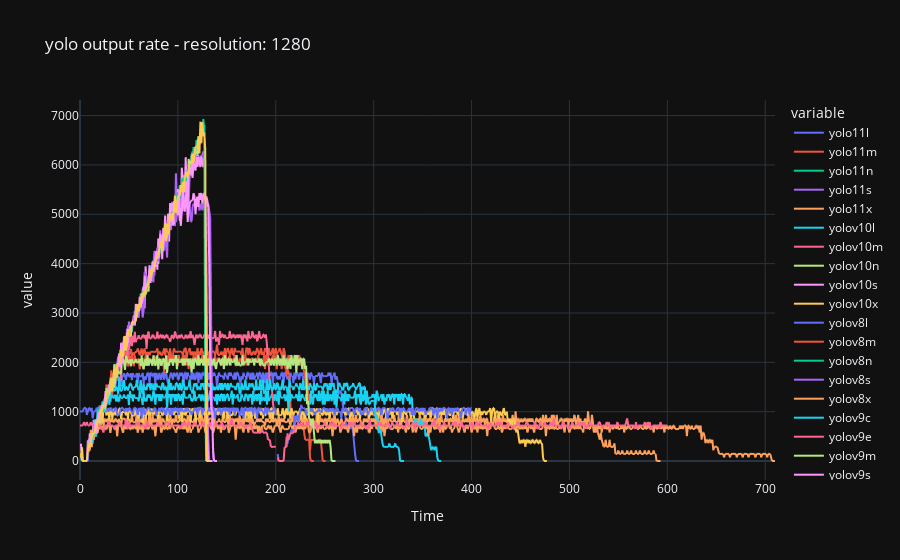
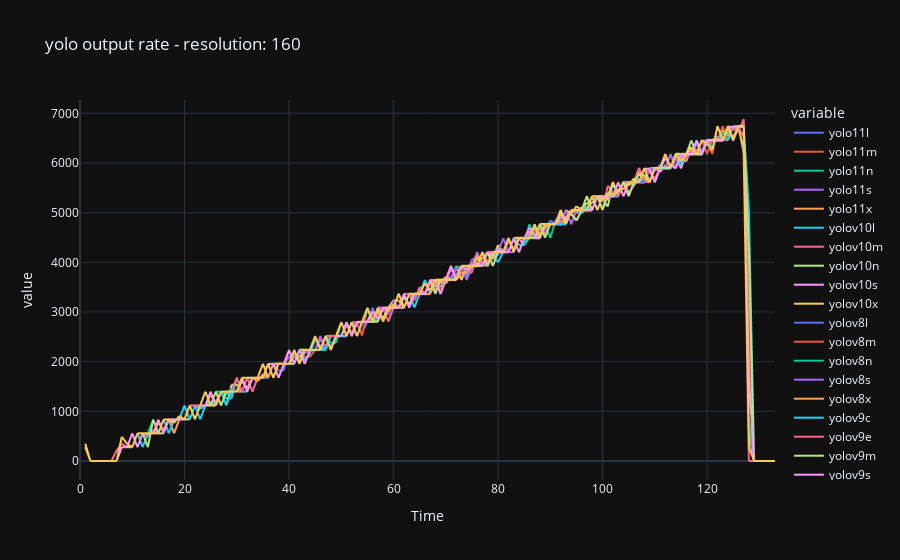
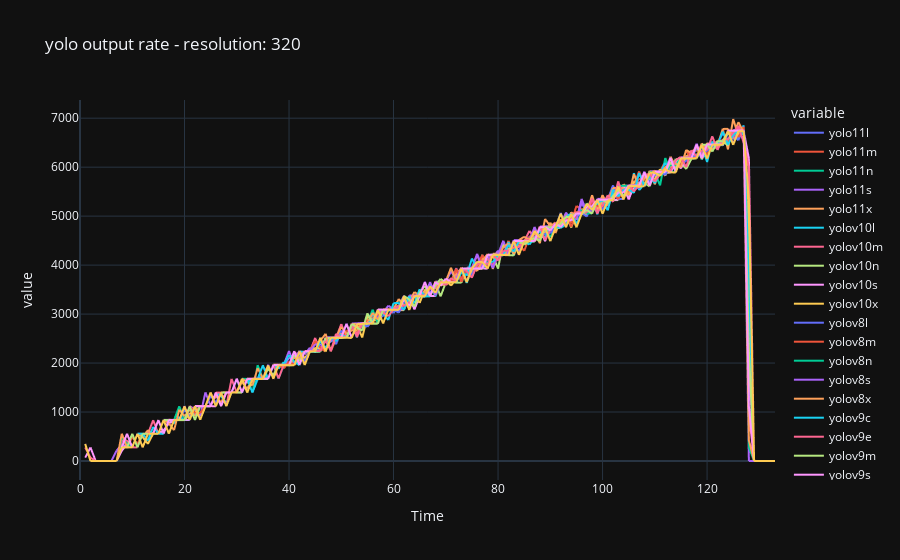
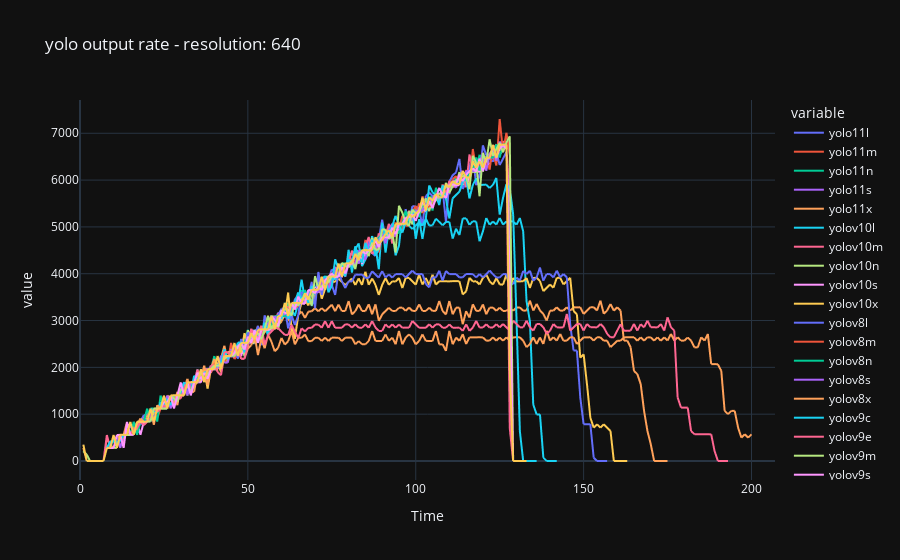

Notebook source saved alongside these figures, in order:
### Code cell
plot_resolution_by_model("kafka_server_brokertopicmetrics_bytesin_total yolo_output", "yolo output rate")

### Figure 1 — Plotly figure (JSON) as saved in the notebook; plotly's stock layout.template omitted (floating-point values rounded to 4 significant figures; data arrays with more than 128 entries replaced by an {"elided": "..."} marker saying what was removed)
{"data": [{"hovertemplate": "variable=yolo11l<br>index=%{x}<br>value=%{y}<extra></extra>", "legendgroup": "yolo11l", "line": {"color": "#636efa", "dash": "solid"}, "marker": {"symbol": "circle"}, "mode": "lines", "name": "yolo11l", "showlegend": true, "x": {"elided": "711 int values"}, "xaxis": "x", "y": {"elided": "711 float values"}, "yaxis": "y", "type": "scattergl"}, {"hovertemplate": "variable=yolo11m<br>index=%{x}<br>value=%{y}<extra></extra>", "legendgroup": "yolo11m", "line": {"color": "#EF553B", "dash": "solid"}, "marker": {"symbol": "circle"}, "mode": "lines", "name": "yolo11m", "showlegend": true, "x": {"elided": "711 int values"}, "xaxis": "x", "y": {"elided": "711 float values"}, "yaxis": "y", "type": "scattergl"}, {"hovertemplate": "variable=yolo11n<br>index=%{x}<br>value=%{y}<extra></extra>", "legendgroup": "yolo11n", "line": {"color": "#00cc96", "dash": "solid"}, "marker": {"symbol": "circle"}, "mode": "lines", "name": "yolo11n", "showlegend": true, "x": {"elided": "711 int values"}, "xaxis": "x", "y": {"elided": "711 float values"}, "yaxis": "y", "type": "scattergl"}, {"hovertemplate": "variable=yolo11s<br>index=%{x}<br>value=%{y}<extra></extra>", "legendgroup": "yolo11s", "line": {"color": "#ab63fa", "dash": "solid"}, "marker": {"symbol": "circle"}, "mode": "lines", "name": "yolo11s", "showlegend": true, "x": {"elided": "711 int values"}, "xaxis": "x", "y": {"elided": "711 float values"}, "yaxis": "y", "type": "scattergl"}, {"hovertemplate": "variable=yolo11x<br>index=%{x}<br>value=%{y}<extra></extra>", "legendgroup": "yolo11x", "line": {"color": "#FFA15A", "dash": "solid"}, "marker": {"symbol": "circle"}, "mode": "lines", "name": "yolo11x", "showlegend": true, "x": {"elided": "711 int values"}, "xaxis": "x", "y": {"elided": "711 float values"}, "yaxis": "y", "type": "scattergl"}, {"hovertemplate": "variable=yolov10l<br>index=%{x}<br>value=%{y}<extra></extra>", "legendgroup": "yolov10l", "line": {"color": "#19d3f3", "dash": "solid"}, "marker": {"symbol": "circle"}, "mode": "lines", "name": "yolov10l", "showlegend": true, "x": {"elided": "711 int values"}, "xaxis": "x", "y": {"elided": "711 float values"}, "yaxis": "y", "type": "scattergl"}, {"hovertemplate": "variable=yolov10m<br>index=%{x}<br>value=%{y}<extra></extra>", "legendgroup": "yolov10m", "line": {"color": "#FF6692", "dash": "solid"}, "marker": {"symbol": "circle"}, "mode": "lines", "name": "yolov10m", "showlegend": true, "x": {"elided": "711 int values"}, "xaxis": "x", "y": {"elided": "711 float values"}, "yaxis": "y", "type": "scattergl"}, {"hovertemplate": "variable=yolov10n<br>index=%{x}<br>value=%{y}<extra></extra>", "legendgroup": "yolov10n", "line": {"color": "#B6E880", "dash": "solid"}, "marker": {"symbol": "circle"}, "mode": "lines", "name": "yolov10n", "showlegend": true, "x": {"elided": "711 int values"}, "xaxis": "x", "y": {"elided": "711 float values"}, "yaxis": "y", "type": "scattergl"}, {"hovertemplate": "variable=yolov10s<br>index=%{x}<br>value=%{y}<extra></extra>", "legendgroup": "yolov10s", "line": {"color": "#FF97FF", "dash": "solid"}, "marker": {"symbol": "circle"}, "mode": "lines", "name": "yolov10s", "showlegend": true, "x": {"elided": "711 int values"}, "xaxis": "x", "y": {"elided": "711 float values"}, "yaxis": "y", "type": "scattergl"}, {"hovertemplate": "variable=yolov10x<br>index=%{x}<br>value=%{y}<extra></extra>", "legendgroup": "yolov10x", "line": {"color": "#FECB52", "dash": "solid"}, "marker": {"symbol": "circle"}, "mode": "lines", "name": "yolov10x", "showlegend": true, "x": {"elided": "711 int values"}, "xaxis": "x", "y": {"elided": "711 float values"}, "yaxis": "y", "type": "scattergl"}, {"hovertemplate": "variable=yolov8l<br>index=%{x}<br>value=%{y}<extra></extra>", "legendgroup": "yolov8l", "line": {"color": "#636efa", "dash": "solid"}, "marker": {"symbol": "circle"}, "mode": "lines", "name": "yolov8l", "showlegend": true, "x": {"elided": "711 int values"}, "xaxis": "x", "y": {"elided": "711 float values"}, "yaxis": "y", "type": "scattergl"}, {"hovertemplate": "variable=yolov8m<br>index=%{x}<br>value=%{y}<extra></extra>", "legendgroup": "yolov8m", "line": {"color": "#EF553B", "dash": "solid"}, "marker": {"symbol": "circle"}, "mode": "lines", "name": "yolov8m", "showlegend": true, "x": {"elided": "711 int values"}, "xaxis": "x", "y": {"elided": "711 float values"}, "yaxis": "y", "type": "scattergl"}, {"hovertemplate": "variable=yolov8n<br>index=%{x}<br>value=%{y}<extra></extra>", "legendgroup": "yolov8n", "line": {"color": "#00cc96", "dash": "solid"}, "marker": {"symbol": "circle"}, "mode": "lines", "name": "yolov8n", "showlegend": true, "x": {"elided": "711 int values"}, "xaxis": "x", "y": {"elided": "711 float values"}, "yaxis": "y", "type": "scattergl"}, {"hovertemplate": "variable=yolov8s<br>index=%{x}<br>value=%{y}<extra></extra>", "legendgroup": "yolov8s", "line": {"color": "#ab63fa", "dash": "solid"}, "marker": {"symbol": "circle"}, "mode": "lines", "name": "yolov8s", "showlegend": true, "x": {"elided": "711 int values"}, "xaxis": "x", "y": {"elided": "711 float values"}, "yaxis": "y", "type": "scattergl"}, {"hovertemplate": "variable=yolov8x<br>index=%{x}<br>value=%{y}<extra></extra>", "legendgroup": "yolov8x", "line": {"color": "#FFA15A", "dash": "solid"}, "marker": {"symbol": "circle"}, "mode": "lines", "name": "yolov8x", "showlegend": true, "x": {"elided": "711 int values"}, "xaxis": "x", "y": {"elided": "711 float values"}, "yaxis": "y", "type": "scattergl"}, {"hovertemplate": "variable=yolov9c<br>index=%{x}<br>value=%{y}<extra></extra>", "legendgroup": "yolov9c", "line": {"color": "#19d3f3", "dash": "solid"}, "marker": {"symbol": "circle"}, "mode": "lines", "name": "yolov9c", "showlegend": true, "x": {"elided": "711 int values"}, "xaxis": "x", "y": {"elided": "711 float values"}, "yaxis": "y", "type": "scattergl"}, {"hovertemplate": "variable=yolov9e<br>index=%{x}<br>value=%{y}<extra></extra>", "legendgroup": "yolov9e", "line": {"color": "#FF6692", "dash": "solid"}, "marker": {"symbol": "circle"}, "mode": "lines", "name": "yolov9e", "showlegend": true, "x": {"elided": "711 int values"}, "xaxis": "x", "y": {"elided": "711 float values"}, "yaxis": "y", "type": "scattergl"}, {"hovertemplate": "variable=yolov9m<br>index=%{x}<br>value=%{y}<extra></extra>", "legendgroup": "yolov9m", "line": {"color": "#B6E880", "dash": "solid"}, "marker": {"symbol": "circle"}, "mode": "lines", "name": "yolov9m", "showlegend": true, "x": {"elided": "711 int values"}, "xaxis": "x", "y": {"elided": "711 float values"}, "yaxis": "y", "type": "scattergl"}, {"hovertemplate": "variable=yolov9s<br>index=%{x}<br>value=%{y}<extra></extra>", "legendgroup": "yolov9s", "line": {"color": "#FF97FF", "dash": "solid"}, "marker": {"symbol": "circle"}, "mode": "lines", "name": "yolov9s", "showlegend": true, "x": {"elided": "711 int values"}, "xaxis": "x", "y": {"elided": "711 float values"}, "yaxis": "y", "type": "scattergl"}, {"hovertemplate": "variable=yolov9t<br>index=%{x}<br>value=%{y}<extra></extra>", "legendgroup": "yolov9t", "line": {"color": "#FECB52", "dash": "solid"}, "marker": {"symbol": "circle"}, "mode": "lines", "name": "yolov9t", "showlegend": true, "x": {"elided": "711 int values"}, "xaxis": "x", "y": {"elided": "711 float values"}, "yaxis": "y", "type": "scattergl"}], "layout": {"xaxis": {"anchor": "y", "domain": [0.0, 1.0], "title": {"text": "Time"}}, "yaxis": {"anchor": "x", "domain": [0.0, 1.0], "title": {"text": "value"}}, "legend": {"title": {"text": "variable"}, "tracegroupgap": 0}, "title": {"text": "yolo output rate - resolution: 1280"}}}

### Figure 2 — Plotly figure (JSON) as saved in the notebook; plotly's stock layout.template omitted (floating-point values rounded to 4 significant figures; data arrays with more than 128 entries replaced by an {"elided": "..."} marker saying what was removed)
{"data": [{"hovertemplate": "variable=yolo11l<br>index=%{x}<br>value=%{y}<extra></extra>", "legendgroup": "yolo11l", "line": {"color": "#636efa", "dash": "solid"}, "marker": {"symbol": "circle"}, "mode": "lines", "name": "yolo11l", "showlegend": true, "x": {"elided": "134 int values"}, "xaxis": "x", "y": {"elided": "134 float values"}, "yaxis": "y", "type": "scattergl"}, {"hovertemplate": "variable=yolo11m<br>index=%{x}<br>value=%{y}<extra></extra>", "legendgroup": "yolo11m", "line": {"color": "#EF553B", "dash": "solid"}, "marker": {"symbol": "circle"}, "mode": "lines", "name": "yolo11m", "showlegend": true, "x": {"elided": "134 int values"}, "xaxis": "x", "y": {"elided": "134 float values"}, "yaxis": "y", "type": "scattergl"}, {"hovertemplate": "variable=yolo11n<br>index=%{x}<br>value=%{y}<extra></extra>", "legendgroup": "yolo11n", "line": {"color": "#00cc96", "dash": "solid"}, "marker": {"symbol": "circle"}, "mode": "lines", "name": "yolo11n", "showlegend": true, "x": {"elided": "134 int values"}, "xaxis": "x", "y": {"elided": "134 float values"}, "yaxis": "y", "type": "scattergl"}, {"hovertemplate": "variable=yolo11s<br>index=%{x}<br>value=%{y}<extra></extra>", "legendgroup": "yolo11s", "line": {"color": "#ab63fa", "dash": "solid"}, "marker": {"symbol": "circle"}, "mode": "lines", "name": "yolo11s", "showlegend": true, "x": {"elided": "134 int values"}, "xaxis": "x", "y": {"elided": "134 float values"}, "yaxis": "y", "type": "scattergl"}, {"hovertemplate": "variable=yolo11x<br>index=%{x}<br>value=%{y}<extra></extra>", "legendgroup": "yolo11x", "line": {"color": "#FFA15A", "dash": "solid"}, "marker": {"symbol": "circle"}, "mode": "lines", "name": "yolo11x", "showlegend": true, "x": {"elided": "134 int values"}, "xaxis": "x", "y": {"elided": "134 float values"}, "yaxis": "y", "type": "scattergl"}, {"hovertemplate": "variable=yolov10l<br>index=%{x}<br>value=%{y}<extra></extra>", "legendgroup": "yolov10l", "line": {"color": "#19d3f3", "dash": "solid"}, "marker": {"symbol": "circle"}, "mode": "lines", "name": "yolov10l", "showlegend": true, "x": {"elided": "134 int values"}, "xaxis": "x", "y": {"elided": "134 float values"}, "yaxis": "y", "type": "scattergl"}, {"hovertemplate": "variable=yolov10m<br>index=%{x}<br>value=%{y}<extra></extra>", "legendgroup": "yolov10m", "line": {"color": "#FF6692", "dash": "solid"}, "marker": {"symbol": "circle"}, "mode": "lines", "name": "yolov10m", "showlegend": true, "x": {"elided": "134 int values"}, "xaxis": "x", "y": {"elided": "134 float values"}, "yaxis": "y", "type": "scattergl"}, {"hovertemplate": "variable=yolov10n<br>index=%{x}<br>value=%{y}<extra></extra>", "legendgroup": "yolov10n", "line": {"color": "#B6E880", "dash": "solid"}, "marker": {"symbol": "circle"}, "mode": "lines", "name": "yolov10n", "showlegend": true, "x": {"elided": "134 int values"}, "xaxis": "x", "y": {"elided": "134 float values"}, "yaxis": "y", "type": "scattergl"}, {"hovertemplate": "variable=yolov10s<br>index=%{x}<br>value=%{y}<extra></extra>", "legendgroup": "yolov10s", "line": {"color": "#FF97FF", "dash": "solid"}, "marker": {"symbol": "circle"}, "mode": "lines", "name": "yolov10s", "showlegend": true, "x": {"elided": "134 int values"}, "xaxis": "x", "y": {"elided": "134 float values"}, "yaxis": "y", "type": "scattergl"}, {"hovertemplate": "variable=yolov10x<br>index=%{x}<br>value=%{y}<extra></extra>", "legendgroup": "yolov10x", "line": {"color": "#FECB52", "dash": "solid"}, "marker": {"symbol": "circle"}, "mode": "lines", "name": "yolov10x", "showlegend": true, "x": {"elided": "134 int values"}, "xaxis": "x", "y": {"elided": "134 float values"}, "yaxis": "y", "type": "scattergl"}, {"hovertemplate": "variable=yolov8l<br>index=%{x}<br>value=%{y}<extra></extra>", "legendgroup": "yolov8l", "line": {"color": "#636efa", "dash": "solid"}, "marker": {"symbol": "circle"}, "mode": "lines", "name": "yolov8l", "showlegend": true, "x": {"elided": "134 int values"}, "xaxis": "x", "y": {"elided": "134 float values"}, "yaxis": "y", "type": "scattergl"}, {"hovertemplate": "variable=yolov8m<br>index=%{x}<br>value=%{y}<extra></extra>", "legendgroup": "yolov8m", "line": {"color": "#EF553B", "dash": "solid"}, "marker": {"symbol": "circle"}, "mode": "lines", "name": "yolov8m", "showlegend": true, "x": {"elided": "134 int values"}, "xaxis": "x", "y": {"elided": "134 float values"}, "yaxis": "y", "type": "scattergl"}, {"hovertemplate": "variable=yolov8n<br>index=%{x}<br>value=%{y}<extra></extra>", "legendgroup": "yolov8n", "line": {"color": "#00cc96", "dash": "solid"}, "marker": {"symbol": "circle"}, "mode": "lines", "name": "yolov8n", "showlegend": true, "x": {"elided": "134 int values"}, "xaxis": "x", "y": {"elided": "134 float values"}, "yaxis": "y", "type": "scattergl"}, {"hovertemplate": "variable=yolov8s<br>index=%{x}<br>value=%{y}<extra></extra>", "legendgroup": "yolov8s", "line": {"color": "#ab63fa", "dash": "solid"}, "marker": {"symbol": "circle"}, "mode": "lines", "name": "yolov8s", "showlegend": true, "x": {"elided": "134 int values"}, "xaxis": "x", "y": {"elided": "134 float values"}, "yaxis": "y", "type": "scattergl"}, {"hovertemplate": "variable=yolov8x<br>index=%{x}<br>value=%{y}<extra></extra>", "legendgroup": "yolov8x", "line": {"color": "#FFA15A", "dash": "solid"}, "marker": {"symbol": "circle"}, "mode": "lines", "name": "yolov8x", "showlegend": true, "x": {"elided": "134 int values"}, "xaxis": "x", "y": {"elided": "134 float values"}, "yaxis": "y", "type": "scattergl"}, {"hovertemplate": "variable=yolov9c<br>index=%{x}<br>value=%{y}<extra></extra>", "legendgroup": "yolov9c", "line": {"color": "#19d3f3", "dash": "solid"}, "marker": {"symbol": "circle"}, "mode": "lines", "name": "yolov9c", "showlegend": true, "x": {"elided": "134 int values"}, "xaxis": "x", "y": {"elided": "134 float values"}, "yaxis": "y", "type": "scattergl"}, {"hovertemplate": "variable=yolov9e<br>index=%{x}<br>value=%{y}<extra></extra>", "legendgroup": "yolov9e", "line": {"color": "#FF6692", "dash": "solid"}, "marker": {"symbol": "circle"}, "mode": "lines", "name": "yolov9e", "showlegend": true, "x": {"elided": "134 int values"}, "xaxis": "x", "y": {"elided": "134 float values"}, "yaxis": "y", "type": "scattergl"}, {"hovertemplate": "variable=yolov9m<br>index=%{x}<br>value=%{y}<extra></extra>", "legendgroup": "yolov9m", "line": {"color": "#B6E880", "dash": "solid"}, "marker": {"symbol": "circle"}, "mode": "lines", "name": "yolov9m", "showlegend": true, "x": {"elided": "134 int values"}, "xaxis": "x", "y": {"elided": "134 float values"}, "yaxis": "y", "type": "scattergl"}, {"hovertemplate": "variable=yolov9s<br>index=%{x}<br>value=%{y}<extra></extra>", "legendgroup": "yolov9s", "line": {"color": "#FF97FF", "dash": "solid"}, "marker": {"symbol": "circle"}, "mode": "lines", "name": "yolov9s", "showlegend": true, "x": {"elided": "134 int values"}, "xaxis": "x", "y": {"elided": "134 float values"}, "yaxis": "y", "type": "scattergl"}, {"hovertemplate": "variable=yolov9t<br>index=%{x}<br>value=%{y}<extra></extra>", "legendgroup": "yolov9t", "line": {"color": "#FECB52", "dash": "solid"}, "marker": {"symbol": "circle"}, "mode": "lines", "name": "yolov9t", "showlegend": true, "x": {"elided": "134 int values"}, "xaxis": "x", "y": {"elided": "134 float values"}, "yaxis": "y", "type": "scattergl"}], "layout": {"xaxis": {"anchor": "y", "domain": [0.0, 1.0], "title": {"text": "Time"}}, "yaxis": {"anchor": "x", "domain": [0.0, 1.0], "title": {"text": "value"}}, "legend": {"title": {"text": "variable"}, "tracegroupgap": 0}, "title": {"text": "yolo output rate - resolution: 160"}}}

### Figure 3 — Plotly figure (JSON) as saved in the notebook; plotly's stock layout.template omitted (floating-point values rounded to 4 significant figures; data arrays with more than 128 entries replaced by an {"elided": "..."} marker saying what was removed)
{"data": [{"hovertemplate": "variable=yolo11l<br>index=%{x}<br>value=%{y}<extra></extra>", "legendgroup": "yolo11l", "line": {"color": "#636efa", "dash": "solid"}, "marker": {"symbol": "circle"}, "mode": "lines", "name": "yolo11l", "showlegend": true, "x": {"elided": "134 int values"}, "xaxis": "x", "y": {"elided": "134 float values"}, "yaxis": "y", "type": "scattergl"}, {"hovertemplate": "variable=yolo11m<br>index=%{x}<br>value=%{y}<extra></extra>", "legendgroup": "yolo11m", "line": {"color": "#EF553B", "dash": "solid"}, "marker": {"symbol": "circle"}, "mode": "lines", "name": "yolo11m", "showlegend": true, "x": {"elided": "134 int values"}, "xaxis": "x", "y": {"elided": "134 float values"}, "yaxis": "y", "type": "scattergl"}, {"hovertemplate": "variable=yolo11n<br>index=%{x}<br>value=%{y}<extra></extra>", "legendgroup": "yolo11n", "line": {"color": "#00cc96", "dash": "solid"}, "marker": {"symbol": "circle"}, "mode": "lines", "name": "yolo11n", "showlegend": true, "x": {"elided": "134 int values"}, "xaxis": "x", "y": {"elided": "134 float values"}, "yaxis": "y", "type": "scattergl"}, {"hovertemplate": "variable=yolo11s<br>index=%{x}<br>value=%{y}<extra></extra>", "legendgroup": "yolo11s", "line": {"color": "#ab63fa", "dash": "solid"}, "marker": {"symbol": "circle"}, "mode": "lines", "name": "yolo11s", "showlegend": true, "x": {"elided": "134 int values"}, "xaxis": "x", "y": {"elided": "134 float values"}, "yaxis": "y", "type": "scattergl"}, {"hovertemplate": "variable=yolo11x<br>index=%{x}<br>value=%{y}<extra></extra>", "legendgroup": "yolo11x", "line": {"color": "#FFA15A", "dash": "solid"}, "marker": {"symbol": "circle"}, "mode": "lines", "name": "yolo11x", "showlegend": true, "x": {"elided": "134 int values"}, "xaxis": "x", "y": {"elided": "134 float values"}, "yaxis": "y", "type": "scattergl"}, {"hovertemplate": "variable=yolov10l<br>index=%{x}<br>value=%{y}<extra></extra>", "legendgroup": "yolov10l", "line": {"color": "#19d3f3", "dash": "solid"}, "marker": {"symbol": "circle"}, "mode": "lines", "name": "yolov10l", "showlegend": true, "x": {"elided": "134 int values"}, "xaxis": "x", "y": {"elided": "134 float values"}, "yaxis": "y", "type": "scattergl"}, {"hovertemplate": "variable=yolov10m<br>index=%{x}<br>value=%{y}<extra></extra>", "legendgroup": "yolov10m", "line": {"color": "#FF6692", "dash": "solid"}, "marker": {"symbol": "circle"}, "mode": "lines", "name": "yolov10m", "showlegend": true, "x": {"elided": "134 int values"}, "xaxis": "x", "y": {"elided": "134 float values"}, "yaxis": "y", "type": "scattergl"}, {"hovertemplate": "variable=yolov10n<br>index=%{x}<br>value=%{y}<extra></extra>", "legendgroup": "yolov10n", "line": {"color": "#B6E880", "dash": "solid"}, "marker": {"symbol": "circle"}, "mode": "lines", "name": "yolov10n", "showlegend": true, "x": {"elided": "134 int values"}, "xaxis": "x", "y": {"elided": "134 float values"}, "yaxis": "y", "type": "scattergl"}, {"hovertemplate": "variable=yolov10s<br>index=%{x}<br>value=%{y}<extra></extra>", "legendgroup": "yolov10s", "line": {"color": "#FF97FF", "dash": "solid"}, "marker": {"symbol": "circle"}, "mode": "lines", "name": "yolov10s", "showlegend": true, "x": {"elided": "134 int values"}, "xaxis": "x", "y": {"elided": "134 float values"}, "yaxis": "y", "type": "scattergl"}, {"hovertemplate": "variable=yolov10x<br>index=%{x}<br>value=%{y}<extra></extra>", "legendgroup": "yolov10x", "line": {"color": "#FECB52", "dash": "solid"}, "marker": {"symbol": "circle"}, "mode": "lines", "name": "yolov10x", "showlegend": true, "x": {"elided": "134 int values"}, "xaxis": "x", "y": {"elided": "134 float values"}, "yaxis": "y", "type": "scattergl"}, {"hovertemplate": "variable=yolov8l<br>index=%{x}<br>value=%{y}<extra></extra>", "legendgroup": "yolov8l", "line": {"color": "#636efa", "dash": "solid"}, "marker": {"symbol": "circle"}, "mode": "lines", "name": "yolov8l", "showlegend": true, "x": {"elided": "134 int values"}, "xaxis": "x", "y": {"elided": "134 float values"}, "yaxis": "y", "type": "scattergl"}, {"hovertemplate": "variable=yolov8m<br>index=%{x}<br>value=%{y}<extra></extra>", "legendgroup": "yolov8m", "line": {"color": "#EF553B", "dash": "solid"}, "marker": {"symbol": "circle"}, "mode": "lines", "name": "yolov8m", "showlegend": true, "x": {"elided": "134 int values"}, "xaxis": "x", "y": {"elided": "134 float values"}, "yaxis": "y", "type": "scattergl"}, {"hovertemplate": "variable=yolov8n<br>index=%{x}<br>value=%{y}<extra></extra>", "legendgroup": "yolov8n", "line": {"color": "#00cc96", "dash": "solid"}, "marker": {"symbol": "circle"}, "mode": "lines", "name": "yolov8n", "showlegend": true, "x": {"elided": "134 int values"}, "xaxis": "x", "y": {"elided": "134 float values"}, "yaxis": "y", "type": "scattergl"}, {"hovertemplate": "variable=yolov8s<br>index=%{x}<br>value=%{y}<extra></extra>", "legendgroup": "yolov8s", "line": {"color": "#ab63fa", "dash": "solid"}, "marker": {"symbol": "circle"}, "mode": "lines", "name": "yolov8s", "showlegend": true, "x": {"elided": "134 int values"}, "xaxis": "x", "y": {"elided": "134 float values"}, "yaxis": "y", "type": "scattergl"}, {"hovertemplate": "variable=yolov8x<br>index=%{x}<br>value=%{y}<extra></extra>", "legendgroup": "yolov8x", "line": {"color": "#FFA15A", "dash": "solid"}, "marker": {"symbol": "circle"}, "mode": "lines", "name": "yolov8x", "showlegend": true, "x": {"elided": "134 int values"}, "xaxis": "x", "y": {"elided": "134 float values"}, "yaxis": "y", "type": "scattergl"}, {"hovertemplate": "variable=yolov9c<br>index=%{x}<br>value=%{y}<extra></extra>", "legendgroup": "yolov9c", "line": {"color": "#19d3f3", "dash": "solid"}, "marker": {"symbol": "circle"}, "mode": "lines", "name": "yolov9c", "showlegend": true, "x": {"elided": "134 int values"}, "xaxis": "x", "y": {"elided": "134 float values"}, "yaxis": "y", "type": "scattergl"}, {"hovertemplate": "variable=yolov9e<br>index=%{x}<br>value=%{y}<extra></extra>", "legendgroup": "yolov9e", "line": {"color": "#FF6692", "dash": "solid"}, "marker": {"symbol": "circle"}, "mode": "lines", "name": "yolov9e", "showlegend": true, "x": {"elided": "134 int values"}, "xaxis": "x", "y": {"elided": "134 float values"}, "yaxis": "y", "type": "scattergl"}, {"hovertemplate": "variable=yolov9m<br>index=%{x}<br>value=%{y}<extra></extra>", "legendgroup": "yolov9m", "line": {"color": "#B6E880", "dash": "solid"}, "marker": {"symbol": "circle"}, "mode": "lines", "name": "yolov9m", "showlegend": true, "x": {"elided": "134 int values"}, "xaxis": "x", "y": {"elided": "134 float values"}, "yaxis": "y", "type": "scattergl"}, {"hovertemplate": "variable=yolov9s<br>index=%{x}<br>value=%{y}<extra></extra>", "legendgroup": "yolov9s", "line": {"color": "#FF97FF", "dash": "solid"}, "marker": {"symbol": "circle"}, "mode": "lines", "name": "yolov9s", "showlegend": true, "x": {"elided": "134 int values"}, "xaxis": "x", "y": {"elided": "134 float values"}, "yaxis": "y", "type": "scattergl"}, {"hovertemplate": "variable=yolov9t<br>index=%{x}<br>value=%{y}<extra></extra>", "legendgroup": "yolov9t", "line": {"color": "#FECB52", "dash": "solid"}, "marker": {"symbol": "circle"}, "mode": "lines", "name": "yolov9t", "showlegend": true, "x": {"elided": "134 int values"}, "xaxis": "x", "y": {"elided": "134 float values"}, "yaxis": "y", "type": "scattergl"}], "layout": {"xaxis": {"anchor": "y", "domain": [0.0, 1.0], "title": {"text": "Time"}}, "yaxis": {"anchor": "x", "domain": [0.0, 1.0], "title": {"text": "value"}}, "legend": {"title": {"text": "variable"}, "tracegroupgap": 0}, "title": {"text": "yolo output rate - resolution: 320"}}}

### Figure 4 — Plotly figure (JSON) as saved in the notebook; plotly's stock layout.template omitted (floating-point values rounded to 4 significant figures; data arrays with more than 128 entries replaced by an {"elided": "..."} marker saying what was removed)
{"data": [{"hovertemplate": "variable=yolo11l<br>index=%{x}<br>value=%{y}<extra></extra>", "legendgroup": "yolo11l", "line": {"color": "#636efa", "dash": "solid"}, "marker": {"symbol": "circle"}, "mode": "lines", "name": "yolo11l", "showlegend": true, "x": {"elided": "208 int values"}, "xaxis": "x", "y": {"elided": "208 float values"}, "yaxis": "y", "type": "scattergl"}, {"hovertemplate": "variable=yolo11m<br>index=%{x}<br>value=%{y}<extra></extra>", "legendgroup": "yolo11m", "line": {"color": "#EF553B", "dash": "solid"}, "marker": {"symbol": "circle"}, "mode": "lines", "name": "yolo11m", "showlegend": true, "x": {"elided": "208 int values"}, "xaxis": "x", "y": {"elided": "208 float values"}, "yaxis": "y", "type": "scattergl"}, {"hovertemplate": "variable=yolo11n<br>index=%{x}<br>value=%{y}<extra></extra>", "legendgroup": "yolo11n", "line": {"color": "#00cc96", "dash": "solid"}, "marker": {"symbol": "circle"}, "mode": "lines", "name": "yolo11n", "showlegend": true, "x": {"elided": "208 int values"}, "xaxis": "x", "y": {"elided": "208 float values"}, "yaxis": "y", "type": "scattergl"}, {"hovertemplate": "variable=yolo11s<br>index=%{x}<br>value=%{y}<extra></extra>", "legendgroup": "yolo11s", "line": {"color": "#ab63fa", "dash": "solid"}, "marker": {"symbol": "circle"}, "mode": "lines", "name": "yolo11s", "showlegend": true, "x": {"elided": "208 int values"}, "xaxis": "x", "y": {"elided": "208 float values"}, "yaxis": "y", "type": "scattergl"}, {"hovertemplate": "variable=yolo11x<br>index=%{x}<br>value=%{y}<extra></extra>", "legendgroup": "yolo11x", "line": {"color": "#FFA15A", "dash": "solid"}, "marker": {"symbol": "circle"}, "mode": "lines", "name": "yolo11x", "showlegend": true, "x": {"elided": "208 int values"}, "xaxis": "x", "y": {"elided": "208 float values"}, "yaxis": "y", "type": "scattergl"}, {"hovertemplate": "variable=yolov10l<br>index=%{x}<br>value=%{y}<extra></extra>", "legendgroup": "yolov10l", "line": {"color": "#19d3f3", "dash": "solid"}, "marker": {"symbol": "circle"}, "mode": "lines", "name": "yolov10l", "showlegend": true, "x": {"elided": "208 int values"}, "xaxis": "x", "y": {"elided": "208 float values"}, "yaxis": "y", "type": "scattergl"}, {"hovertemplate": "variable=yolov10m<br>index=%{x}<br>value=%{y}<extra></extra>", "legendgroup": "yolov10m", "line": {"color": "#FF6692", "dash": "solid"}, "marker": {"symbol": "circle"}, "mode": "lines", "name": "yolov10m", "showlegend": true, "x": {"elided": "208 int values"}, "xaxis": "x", "y": {"elided": "208 float values"}, "yaxis": "y", "type": "scattergl"}, {"hovertemplate": "variable=yolov10n<br>index=%{x}<br>value=%{y}<extra></extra>", "legendgroup": "yolov10n", "line": {"color": "#B6E880", "dash": "solid"}, "marker": {"symbol": "circle"}, "mode": "lines", "name": "yolov10n", "showlegend": true, "x": {"elided": "208 int values"}, "xaxis": "x", "y": {"elided": "208 float values"}, "yaxis": "y", "type": "scattergl"}, {"hovertemplate": "variable=yolov10s<br>index=%{x}<br>value=%{y}<extra></extra>", "legendgroup": "yolov10s", "line": {"color": "#FF97FF", "dash": "solid"}, "marker": {"symbol": "circle"}, "mode": "lines", "name": "yolov10s", "showlegend": true, "x": {"elided": "208 int values"}, "xaxis": "x", "y": {"elided": "208 float values"}, "yaxis": "y", "type": "scattergl"}, {"hovertemplate": "variable=yolov10x<br>index=%{x}<br>value=%{y}<extra></extra>", "legendgroup": "yolov10x", "line": {"color": "#FECB52", "dash": "solid"}, "marker": {"symbol": "circle"}, "mode": "lines", "name": "yolov10x", "showlegend": true, "x": {"elided": "208 int values"}, "xaxis": "x", "y": {"elided": "208 float values"}, "yaxis": "y", "type": "scattergl"}, {"hovertemplate": "variable=yolov8l<br>index=%{x}<br>value=%{y}<extra></extra>", "legendgroup": "yolov8l", "line": {"color": "#636efa", "dash": "solid"}, "marker": {"symbol": "circle"}, "mode": "lines", "name": "yolov8l", "showlegend": true, "x": {"elided": "208 int values"}, "xaxis": "x", "y": {"elided": "208 float values"}, "yaxis": "y", "type": "scattergl"}, {"hovertemplate": "variable=yolov8m<br>index=%{x}<br>value=%{y}<extra></extra>", "legendgroup": "yolov8m", "line": {"color": "#EF553B", "dash": "solid"}, "marker": {"symbol": "circle"}, "mode": "lines", "name": "yolov8m", "showlegend": true, "x": {"elided": "208 int values"}, "xaxis": "x", "y": {"elided": "208 float values"}, "yaxis": "y", "type": "scattergl"}, {"hovertemplate": "variable=yolov8n<br>index=%{x}<br>value=%{y}<extra></extra>", "legendgroup": "yolov8n", "line": {"color": "#00cc96", "dash": "solid"}, "marker": {"symbol": "circle"}, "mode": "lines", "name": "yolov8n", "showlegend": true, "x": {"elided": "208 int values"}, "xaxis": "x", "y": {"elided": "208 float values"}, "yaxis": "y", "type": "scattergl"}, {"hovertemplate": "variable=yolov8s<br>index=%{x}<br>value=%{y}<extra></extra>", "legendgroup": "yolov8s", "line": {"color": "#ab63fa", "dash": "solid"}, "marker": {"symbol": "circle"}, "mode": "lines", "name": "yolov8s", "showlegend": true, "x": {"elided": "208 int values"}, "xaxis": "x", "y": {"elided": "208 float values"}, "yaxis": "y", "type": "scattergl"}, {"hovertemplate": "variable=yolov8x<br>index=%{x}<br>value=%{y}<extra></extra>", "legendgroup": "yolov8x", "line": {"color": "#FFA15A", "dash": "solid"}, "marker": {"symbol": "circle"}, "mode": "lines", "name": "yolov8x", "showlegend": true, "x": {"elided": "208 int values"}, "xaxis": "x", "y": {"elided": "208 float values"}, "yaxis": "y", "type": "scattergl"}, {"hovertemplate": "variable=yolov9c<br>index=%{x}<br>value=%{y}<extra></extra>", "legendgroup": "yolov9c", "line": {"color": "#19d3f3", "dash": "solid"}, "marker": {"symbol": "circle"}, "mode": "lines", "name": "yolov9c", "showlegend": true, "x": {"elided": "208 int values"}, "xaxis": "x", "y": {"elided": "208 float values"}, "yaxis": "y", "type": "scattergl"}, {"hovertemplate": "variable=yolov9e<br>index=%{x}<br>value=%{y}<extra></extra>", "legendgroup": "yolov9e", "line": {"color": "#FF6692", "dash": "solid"}, "marker": {"symbol": "circle"}, "mode": "lines", "name": "yolov9e", "showlegend": true, "x": {"elided": "208 int values"}, "xaxis": "x", "y": {"elided": "208 float values"}, "yaxis": "y", "type": "scattergl"}, {"hovertemplate": "variable=yolov9m<br>index=%{x}<br>value=%{y}<extra></extra>", "legendgroup": "yolov9m", "line": {"color": "#B6E880", "dash": "solid"}, "marker": {"symbol": "circle"}, "mode": "lines", "name": "yolov9m", "showlegend": true, "x": {"elided": "208 int values"}, "xaxis": "x", "y": {"elided": "208 float values"}, "yaxis": "y", "type": "scattergl"}, {"hovertemplate": "variable=yolov9s<br>index=%{x}<br>value=%{y}<extra></extra>", "legendgroup": "yolov9s", "line": {"color": "#FF97FF", "dash": "solid"}, "marker": {"symbol": "circle"}, "mode": "lines", "name": "yolov9s", "showlegend": true, "x": {"elided": "208 int values"}, "xaxis": "x", "y": {"elided": "208 float values"}, "yaxis": "y", "type": "scattergl"}, {"hovertemplate": "variable=yolov9t<br>index=%{x}<br>value=%{y}<extra></extra>", "legendgroup": "yolov9t", "line": {"color": "#FECB52", "dash": "solid"}, "marker": {"symbol": "circle"}, "mode": "lines", "name": "yolov9t", "showlegend": true, "x": {"elided": "208 int values"}, "xaxis": "x", "y": {"elided": "208 float values"}, "yaxis": "y", "type": "scattergl"}], "layout": {"xaxis": {"anchor": "y", "domain": [0.0, 1.0], "title": {"text": "Time"}}, "yaxis": {"anchor": "x", "domain": [0.0, 1.0], "title": {"text": "value"}}, "legend": {"title": {"text": "variable"}, "tracegroupgap": 0}, "title": {"text": "yolo output rate - resolution: 640"}}}
